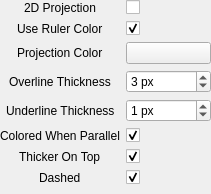
<?xml version="1.0" encoding="UTF-8"?>
<ui version="4.0">
 <class>qMRMLAnnotationRulerProjectionPropertyWidget</class>
 <widget class="QWidget" name="qMRMLAnnotationRulerProjectionPropertyWidget">
  <property name="geometry">
   <rect>
    <x>0</x>
    <y>0</y>
    <width>211</width>
    <height>194</height>
   </rect>
  </property>
  <property name="sizePolicy">
   <sizepolicy hsizetype="Preferred" vsizetype="Maximum">
    <horstretch>0</horstretch>
    <verstretch>0</verstretch>
   </sizepolicy>
  </property>
  <property name="windowTitle">
   <string>qMRMLAnnotationRulerProjectionPropertyWidget</string>
  </property>
  <layout class="QFormLayout" name="formLayout_2">
   <property name="labelAlignment">
    <set>Qt::AlignCenter</set>
   </property>
   <property name="formAlignment">
    <set>Qt::AlignLeading|Qt::AlignLeft|Qt::AlignTop</set>
   </property>
   <property name="margin">
    <number>0</number>
   </property>
   <item row="0" column="0">
    <widget class="QLabel" name="Line2DProjectionLabel">
     <property name="toolTip">
      <string>Turn on/off visualization of projected line on 2D viewers</string>
     </property>
     <property name="text">
      <string>2D Projection</string>
     </property>
     <property name="alignment">
      <set>Qt::AlignLeading|Qt::AlignLeft|Qt::AlignVCenter</set>
     </property>
    </widget>
   </item>
   <item row="0" column="1">
    <widget class="ctkCheckBox" name="Line2DProjectionCheckBox">
     <property name="toolTip">
      <string>Turn on/off visualization of projected line on 2D viewers</string>
     </property>
     <property name="indicatorIcon">
      <iconset resource="../../../../../../Base/QTGUI/Resources/qCjyxBaseQTGUI.qrc">
       <normaloff>:/Icons/Small/CjyxVisible.png</normaloff>
       <normalon>:/Icons/Small/CjyxInvisible.png</normalon>:/Icons/Small/CjyxVisible.png</iconset>
     </property>
     <property name="indicatorIconSize">
      <size>
       <width>23</width>
       <height>23</height>
      </size>
     </property>
    </widget>
   </item>
   <item row="2" column="0">
    <widget class="QLabel" name="LineProjectionColorLabel">
     <property name="toolTip">
      <string>Color of the projected line on 2D viewers</string>
     </property>
     <property name="text">
      <string>Projection Color</string>
     </property>
    </widget>
   </item>
   <item row="2" column="1">
    <widget class="ctkColorPickerButton" name="LineProjectionColorPickerButton">
     <property name="minimumSize">
      <size>
       <width>0</width>
       <height>0</height>
      </size>
     </property>
     <property name="maximumSize">
      <size>
       <width>16777215</width>
       <height>16777215</height>
      </size>
     </property>
     <property name="toolTip">
      <string>Color of the projected line on 2D viewers</string>
     </property>
     <property name="color">
      <color>
       <red>255</red>
       <green>255</green>
       <blue>255</blue>
      </color>
     </property>
     <property name="displayColorName">
      <bool>false</bool>
     </property>
     <property name="dialogOptions">
      <set>ctkColorPickerButton::UseCTKColorDialog</set>
     </property>
    </widget>
   </item>
   <item row="3" column="0">
    <widget class="QLabel" name="LineOverlineThicknessLabel">
     <property name="toolTip">
      <string>Thickness of the part of the line on top of the slice plane</string>
     </property>
     <property name="text">
      <string>Overline Thickness</string>
     </property>
    </widget>
   </item>
   <item row="3" column="1">
    <widget class="QSpinBox" name="LineOverlineThicknessSpinBox">
     <property name="toolTip">
      <string>Thickness of the part of the line on top of the slice plane</string>
     </property>
     <property name="suffix">
      <string> px</string>
     </property>
     <property name="maximum">
      <number>10</number>
     </property>
     <property name="value">
      <number>3</number>
     </property>
    </widget>
   </item>
   <item row="4" column="0">
    <widget class="QLabel" name="LineUnderlineThicknessLabel">
     <property name="toolTip">
      <string>Thickness of the part of the line under the slice plane</string>
     </property>
     <property name="text">
      <string>Underline Thickness</string>
     </property>
    </widget>
   </item>
   <item row="4" column="1">
    <widget class="QSpinBox" name="LineUnderlineThicknessSpinBox">
     <property name="toolTip">
      <string>Thickness of the part of the line under the slice plane</string>
     </property>
     <property name="suffix">
      <string> px</string>
     </property>
     <property name="maximum">
      <number>10</number>
     </property>
     <property name="value">
      <number>1</number>
     </property>
    </widget>
   </item>
   <item row="5" column="0">
    <widget class="QLabel" name="LineColoredWhenParallelLabel">
     <property name="toolTip">
      <string>Color projected line, with slice plane color, when parallel to it</string>
     </property>
     <property name="text">
      <string>Colored When Parallel</string>
     </property>
    </widget>
   </item>
   <item row="5" column="1">
    <widget class="QCheckBox" name="LineColoredWhenParallelCheckBox">
     <property name="toolTip">
      <string>Color projected line, with slice plane color, when parallel to it</string>
     </property>
     <property name="text">
      <string/>
     </property>
     <property name="checked">
      <bool>true</bool>
     </property>
    </widget>
   </item>
   <item row="6" column="0">
    <widget class="QLabel" name="LineThickerOnTopLabel">
     <property name="toolTip">
      <string>Display the projected part of the ruler on the top of the slice plane thicker than the part under</string>
     </property>
     <property name="text">
      <string>Thicker On Top</string>
     </property>
    </widget>
   </item>
   <item row="6" column="1">
    <widget class="QCheckBox" name="LineThickerOnTopCheckBox">
     <property name="toolTip">
      <string>Display the projected part of the ruler on the top of the slice plane thicker than the part under</string>
     </property>
     <property name="text">
      <string/>
     </property>
     <property name="checked">
      <bool>true</bool>
     </property>
    </widget>
   </item>
   <item row="7" column="0">
    <widget class="QLabel" name="LineDashedLabel">
     <property name="toolTip">
      <string>Display the line dashed when not parallel to the slice plane</string>
     </property>
     <property name="text">
      <string>Dashed</string>
     </property>
    </widget>
   </item>
   <item row="7" column="1">
    <widget class="QCheckBox" name="LineDashedCheckBox">
     <property name="toolTip">
      <string>Display the line dashed when not parallel to the slice plane</string>
     </property>
     <property name="text">
      <string/>
     </property>
     <property name="checked">
      <bool>true</bool>
     </property>
    </widget>
   </item>
   <item row="1" column="0">
    <widget class="QLabel" name="LineUseRulerColorLabel">
     <property name="text">
      <string>Use Ruler Color</string>
     </property>
    </widget>
   </item>
   <item row="1" column="1">
    <widget class="QCheckBox" name="LineUseRulerColorCheckBox">
     <property name="text">
      <string/>
     </property>
     <property name="checked">
      <bool>true</bool>
     </property>
    </widget>
   </item>
  </layout>
 </widget>
 <customwidgets>
  <customwidget>
   <class>ctkCheckBox</class>
   <extends>QCheckBox</extends>
   <header>ctkCheckBox.h</header>
  </customwidget>
  <customwidget>
   <class>ctkColorPickerButton</class>
   <extends>QPushButton</extends>
   <header>ctkColorPickerButton.h</header>
  </customwidget>
 </customwidgets>
 <resources>
  <include location="../../../../../../Base/QTGUI/Resources/qCjyxBaseQTGUI.qrc"/>
 </resources>
 <connections/>
</ui>
